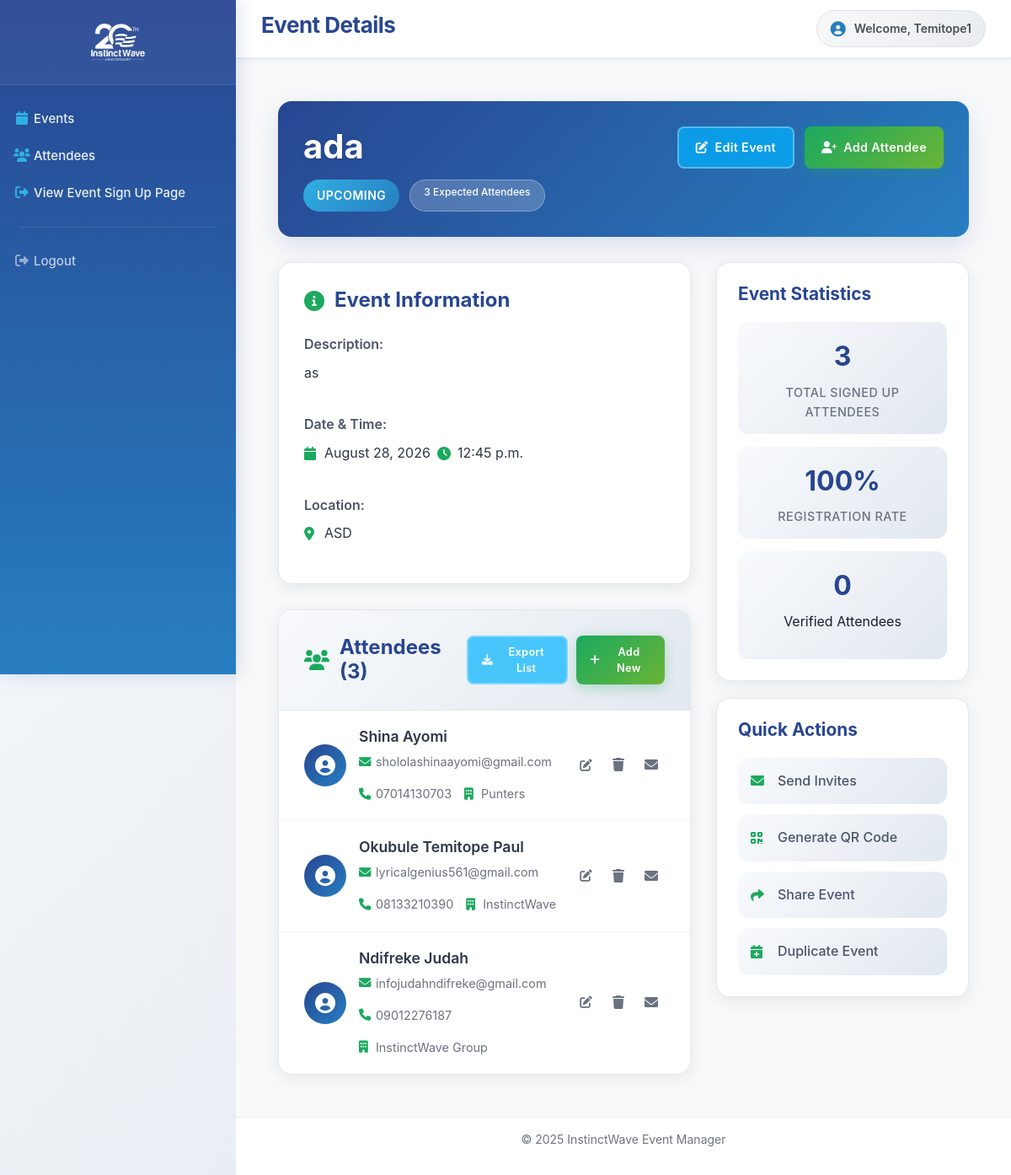
The page /events/33/ (signed in) on the database its author committed.
### eventapp/models.py (models this page shows, shortened)
class Event(models.Model):
    EVENT_STATUS = [
        ("Upcoming","Upcoming"),
        ("Active","Active"),
        ("Past","Past"),
    ]
    title = models.CharField(max_length=255)
    description = models.TextField()
    date = models.DateField()
    time = models.TimeField( null=True)
    location = models.CharField(max_length=255)
    attendees = models.ManyToManyField(Attendee, blank=True, related_name="events")
    created_by = models.ForeignKey(User, on_delete=models.CASCADE, related_name="events_created")
    status = models.CharField(choices=EVENT_STATUS, default="Upcoming")

class Attendee(models.Model):
    name = models.CharField(max_length=255)
    email = models.EmailField()
    phone = models.CharField(max_length=20, blank=True, null=True)
    organization = models.CharField(max_length=255, blank=True, null=True)
    title = models.CharField(max_length=255, blank=True, null=True)
    event = models.CharField(blank=True, null= True)
    attended = models.BooleanField(default=False)

### eventapp/views.py (the view)
# urls.py: path("events/<int:event_id>/", views.event_detail, name="event_detail"),
@login_required
def event_detail(request, event_id):
    if not check_admin(request.user):
        return HttpResponseForbidden("You are not authorized to view this page.")
    event = get_object_or_404(Event, id=event_id)
    verified_attendee = Attendee.objects.filter(attended=True).count()
    context= {
        "event": event,
        "verified_attendee": verified_attendee,
    }
    return render(request, "events/event_detail.html", context)

### eventapp/views.py (called while the page is built)
def check_admin(user):
    return hasattr(user, "admin_profile")

### templates/events/event_detail.html (shortened to what this page needs)
{% extends "accounts/base.html" %}
{% load static %}
{% block page_title %}Event Details{% endblock %}
{% block content %}
<link rel="stylesheet" href="https://stackpath.bootstrapcdn.com/bootstrap/4.5.2/css/bootstrap.min.css">
<link rel="stylesheet" href="{% static "css/event_detail.css" %}">
<div class="event-detail-container">
    <div class="event-detail-header">
        <div class="event-info">
            <div class="event-title-section">
                <h1>{{ event.title }}</h1>
                <div class="event-badges">
                    {% if event.status == "Upcoming" %}
         <div class="event-status upcoming">Upcoming</div>
         <span class="badge">{{ event.attendees.count }} Expected Attendees</span>
{% elif event.status == "Active" %}
    <div class="event-status active">Active</div>
    <span class="badge">{{ event.attendees.count }} Attendees</span>
{% elif event.status == "Past" %}
    <div class="event-status past">Past</div>
    <span class="badge">{{ event.attendees.count }} Attended</span>
{% endif %}
                </div>
            </div>
            <div class="event-actions">
                <button class="btn btn-outline">
                    <i class="fas fa-edit"></i>
                    Edit Event
                </button>
                <a href="{% url 'add_attendee' event.id %}" class="btn btn-primary">
                    <i class="fas fa-user-plus"></i>
                    Add Attendee
                </a>
            </div>
        </div>
    </div>
    <div class="event-detail-content">
        <div class="event-main-info">
            <div class="info-card">
                <h3>
                    <i class="fas fa-info-circle"></i>
                    Event Information
                </h3>
                <div class="info-grid">
                    <div class="info-item">
                        <label>Description:</label>
                        <p>{{ event.description }}</p>
                    </div>
                    <div class="info-item">
                        <label>Date & Time:</label>
                        <p>
                            <i class="fas fa-calendar"></i>
                            {{ event.date|date:"F d, Y" }}
                            <i class= "fas fa-clock"></i>
                            {{ event.time }}
                        </p>
                    </div>
                    <div class="info-item">
                        <label>Location:</label>
                        <p>
                            <i class="fas fa-map-marker-alt"></i>
                            {{ event.location }}
                        </p>
                    </div>
                </div>
            </div>
            <div class="attendees-card">
                <div class="card-header">
                    <h3>
                        <i class="fas fa-users"></i>
                        Attendees ({{ event.attendees.count }})
                    </h3>
                    <div class="card-actions">
                        <a href = "{% url 'export_event_csv' event.id %}" class="btn btn-outline btn-sm">
                            <i class="fas fa-download"></i>
                            Export List
                        </a>
                        <a href="{% url 'add_attendee' event.id %}" class="btn btn-primary btn-sm">
                            <i class="fas fa-plus"></i>
                            Add New
                        </a>
                    </div>
                </div>
                <div class="attendees-list">
                    {% for attendee in event.attendees.all %}
                    <div class="attendee-item">
                        <div class="attendee-avatar">
                            <i class="fas fa-user-circle"></i>
                        </div>
                        <div class="attendee-info">
                            <h4>{{ attendee.name }}</h4>
                            <div class="attendee-details">
                                <span class="detail">
                                    <i class="fas fa-envelope"></i>
                                    {{ attendee.email }}
                                </span>
                                {% if attendee.phone %}
                                <span class="detail">
                                    <i class="fas fa-phone"></i>
                                    {{ attendee.phone }}
                                </span>
                                {% endif %}
                                {% if attendee.organization %}
                                <span class="detail">
                                    <i class="fas fa-building"></i>
                                    {{ attendee.organization }}
                                </span>
                                {% endif %}
                            </div>
                        </div>
                        <div class="attendee-actions">
                            <button class="btn btn-icon" title="Edit Attendee" data-toggle="modal" data-target="#editModal-{{ attendee.id }}">
                                <i class="fas fa-edit"></i>
                            </button>
                            <a href="{% url 'remove_attendee' attendee.id %}" class="btn-icon" title="Remove">
                                <i class="fas fa-trash"></i>
                            </a>
                            <button class="btn-icon" title="Send Email" data-toggle= "modal" data-target="#Emailmodal-{{ attendee.id }}">
                                <i class="fas fa-envelope"></i>
                            </button>
                        </div>
                    </div>
                    {% endfor %}
                </div>
            </div>
        </div>
        <div class="event-sidebar">
            <div class="stats-card">
                <h3>Event Statistics</h3>
                <div class="stat-items">
                    <div class="stat-item">
                        <div class="stat-value">{{ event.attendees.count }}</div>
                        <div class="stat-label">Total Signed Up Attendees</div>
                    </div>
                    <div class="stat-item">
                        <div class="stat-value">100%</div>
                        <div class="stat-label">Registration Rate</div>
                    </div>
                    <div class="stat-item">
                        <div class="stat-value">{{ verified_attendee|default:"0" }}</div>
                            <div class "stat-label">Verified Attendees</p>
                        </div>
                    </div>
                </div>
            </div>
            <div class="quick-actions-card">
                <h3>Quick Actions</h3>
                <div class="action-buttons">
                    <button class="action-btn">
                        <i class="fas fa-envelope"></i>
                        Send Invites
                    </button>
                    <button class="action-btn">
                        <i class="fas fa-qrcode"></i>
                        Generate QR Code
                    </button>
                    <button class="action-btn">
                        <i class="fas fa-share"></i>
                        Share Event
                    </button>
                    <button class="action-btn">
                        <i class="fas fa-calendar-plus"></i>
                        Duplicate Event
                    </button>
                </div>
            </div>
        </div>
    </div>
</div>
{% endblock %}

### templates/accounts/base.html (shortened to what this page needs)
<!DOCTYPE html>
{% load static %}
<html lang="en">
<head>
    <link href="https://cdnjs.cloudflare.com/ajax/libs/font-awesome/6.0.0/css/all.min.css" rel="stylesheet">
    <link rel="stylesheet" href="{% static 'css/style.css' %}">
</head>
<body>
    <div class="dashboard-container">
        <aside class="sidebar">
            <div class="sidebar-header">
                <div class="logo">
                    <img src="{% static 'images/logo.png' %}" alt="Logo">
                </div>
            </div>
            <nav class="sidebar-nav">
                <ul>
                    {% if user.is_authenticated %}
                        <li><a href="{% url 'event_list' %}" class="nav-link"><i class="fas fa-calendar"></i> Events</a></li>
                        <li><a href="{% url 'attendees-list' %}" class="nav-link"><i class="fas fa-users"></i> Attendees</a></li>
                        <li><a href="{% url 'event-signup' %}" class="nav-link"><i class="fas fa-sign-out-alt"></i> View Event Sign Up Page</a></li>
                        <li class="nav-divider"></li>
                        <li><a href="{% url 'logout' %}" class="nav-link logout"><i class="fas fa-sign-out-alt"></i> Logout</a></li>
                    {% endif %}
                </ul>
            </nav>
        </aside>
        <main class="main-content">
            <header class="topbar">
                <div class="topbar-left">
                    <h1 class="page-title">{% block page_title %}Dashboard{% endblock %}</h1>
                </div>
                <div class="topbar-right">
                    {% if user.is_authenticated %}
                        <div class="user-info">
                            <i class="fas fa-user-circle"></i>
                            <span>Welcome, {{ user.username }}</span>
                        </div>
                    {% endif %}
                </div>
            </header>
            <div class="content-area">
                {% block content %}
                {% endblock %}
            </div>
        </main>
    </div>
    <footer class="dashboard-footer">
        <p>&copy; {{ year|default:2025 }} InstinctWave Event Manager</p>
    </footer>
</body>
</html>

### eventapp/static/css/style.css (style rules this page uses)
* { margin: 0; padding: 0; box-sizing: border-box; }
body { font-family: -apple-system, BlinkMacSystemFont, 'Segoe UI', Roboto, Oxygen, Ubuntu, Cantarell, sans-serif; line-height: 1.6; color: #333; background: #f8f9fa; min-height: 100vh; }
.dashboard-container { display: flex; min-height: 100vh; transition: all 0.3s ease; }
.sidebar { width: 280px; background: linear-gradient(180deg, #284691 0%, #277EC1 100%); color: white; position: fixed; top: 0; left: 0; height: 100vh; z-index: 1000; transition: all 0.3s cubic-bezier(0.4, 0, 0.2, 1); box-shadow: 4px 0 20px rgba(40, 70, 145, 0.15); overflow-y: auto; }
.sidebar-header { padding: 25px 20px; border-bottom: 1px solid rgba(255, 255, 255, 0.1); background: rgba(255, 255, 255, 0.05); }
.logo img { height: 50px; width: auto; filter: brightness(0) invert(1); }
.logo { text-align: center; }
.sidebar-nav { padding: 20px 0; }
.sidebar-nav ul { list-style: none; }
.sidebar-nav li { margin-bottom: 4px; }
.nav-link { display: flex; align-items: center; gap: 12px; padding: 14px 24px; color: rgba(255, 255, 255, 0.9); text-decoration: none; transition: all 0.3s ease; font-weight: 500; font-size: 15px; border-radius: 0; position: relative; }
.nav-link i { width: 20px; text-align: center; font-size: 16px; color: #31AFE4; }
.nav-divider { height: 1px; background: rgba(255, 255, 255, 0.1); margin: 20px 24px; }
.nav-link.logout { color: rgba(255, 255, 255, 0.7); margin-top: 20px; }
.nav-link.logout i { color: rgba(255, 255, 255, 0.5); }
.main-content { flex: 1; margin-left: 280px; display: flex; flex-direction: column; transition: all 0.3s ease; min-height: 100vh; }
.topbar { background: white; border-bottom: 2px solid #e9ecef; padding: 0 30px; height: 70px; display: flex; align-items: center; justify-content: space-between; box-shadow: 0 2px 8px rgba(40, 70, 145, 0.05); position: sticky; top: 0; z-index: 999; }
.topbar-left { display: flex; align-items: center; gap: 20px; }
.page-title { font-size: 26px; font-weight: 700; color: #284691; letter-spacing: -0.5px; }
.topbar-right { display: flex; align-items: center; gap: 20px; }
.user-info { display: flex; align-items: center; gap: 10px; padding: 10px 16px; background: linear-gradient(135deg, #f8f9fa 0%, #e9ecef 100%); border-radius: 25px; color: #495057; font-weight: 600; font-size: 14px; border: 1px solid #dee2e6; }
.user-info i { font-size: 18px; color: #277EC1; }
.content-area { flex: 1; padding: 30px; background: #f8f9fa; min-height: calc(100vh - 140px); }
.dashboard-footer { background: white; border-top: 1px solid #e9ecef; padding: 15px 30px; text-align: center; color: #6c757d; font-size: 14px; margin-left: 280px; transition: all 0.3s ease; }
.stat-label { font-size: 14px; color: #6c757d; font-weight: 600; text-transform: uppercase; letter-spacing: 0.5px; }
.btn { display: inline-flex; align-items: center; gap: 8px; padding: 12px 20px; border: none; border-radius: 8px; font-weight: 600; font-size: 14px; cursor: pointer; transition: all 0.3s ease; text-decoration: none; letter-spacing: 0.3px; }
.btn-primary { background: linear-gradient(135deg, #284691 0%, #277EC1 100%); color: white; }
.btn-outline { background: transparent; border: 2px solid #284691; color: #284691; }
.sidebar, .main-content, .dashboard-footer, .nav-link, .btn, .stat-card { transition: all 0.3s cubic-bezier(0.4, 0, 0.2, 1); }

### rows shown on the page
Event: title "ada", attendees.count "3", description "as", date "August 28, 2026", time "12:45 p.m.", location "ASD"
Attendee: name "Shina Ayomi", email "shololashinaayomi@gmail.com", phone "07014130703", organization "Punters"
Attendee: name "Okubule Temitope Paul", email "lyricalgenius561@gmail.com", phone "08133210390", organization "InstinctWave"
Attendee: name "Ndifreke Judah", email "infojudahndifreke@gmail.com", phone "09012276187", organization "InstinctWave Group"

### other values the page prints
{{ user.username }} "Temitope1"
{{ verified_attendee|default:"0" }} "0"
{{ year|default:2025 }} "2025"
